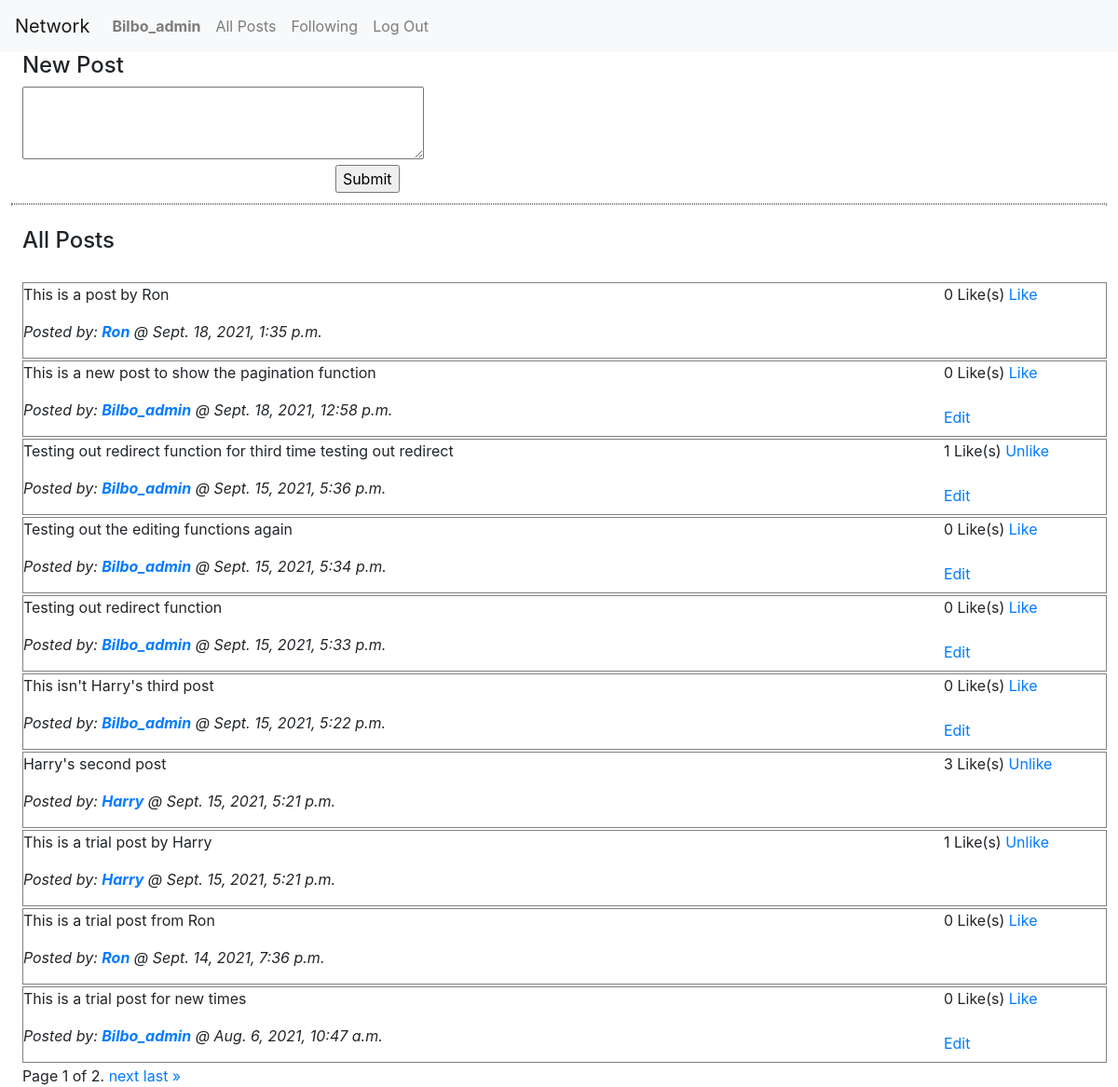
Screenshot of / (signed in) with the database file from the repository.
### network/models.py (models this page shows, shortened)
class User(AbstractUser):
    following = models.ManyToManyField("User", related_name="users_followed", blank = True)
    followers = models.ManyToManyField("User", related_name="users_follow", blank = True)

class Post(models.Model):
    post_creator = models.ForeignKey(User, on_delete = models.CASCADE)
    time_created = models.DateTimeField(auto_now_add=True)
    content = models.TextField(blank=True, null=True)
    likes = models.ManyToManyField(User, related_name = 'liked', blank = True)

### network/views.py (the view)
# urls.py: path("", views.index, name="index"),
def index(request):
    form = NewPostForm(request.POST)
    Posts = Post.objects.all()
    Posts = Posts.order_by("-time_created").all()
    paginator = Paginator(Posts, 10)
    page_number = request.GET.get('page')
    Posts = paginator.get_page(page_number)
    return render(request, "network/index.html", {
        "form": form,
        "Posts": Posts
    })

### network/forms.py
class NewPostForm(forms.Form):
    Post_content = forms.CharField(widget= forms.Textarea(attrs={'rows':3,'cols': 40}), max_length= 200,label="Post Content")

### network/templates/network/index.html (shortened to what this page needs)
{% extends "network/layout.html" %}
{% load static %}
{% block body %}
    <div class="body">
        <div class="create_post">
            <h4>New Post</h4>
            <form action="{% url 'create_post'%}" method="post">
                {{ form.Post_content }}
                <input class="submit-btn" id = "new_post_btn" type="submit" value="Submit" />
            </form>
        </div>
    </div>
    <div class="striped-border"></div>
    <h4 class="body">All Posts</h4>
    <div class="all_posts_block">
        {% for Post in Posts %}
            <div class="post_block">
                <div class = "posts" id="post_{{Post.id}}" >
                    <p>{{Post.content}}</p>
                    <p><i>Posted by: <a href="{% url 'profile' Post.post_creator %}"><strong>{{ Post.post_creator }}</strong></a> @ {{Post.time_created}}</i></p>
                </div>
                <div class="add_ons">
                    <div class = "likes">
                        <span id = "likes_{{Post.id}}">{{Post.likes.all.count}}</span> Like(s)
                        {% if user.is_authenticated %}
                            {% if request.user in Post.likes.all %}
                                <a class="like_btn" data-id = "{{Post.id}}" href="#">Unlike</a>
                            {% else %}
                                <a class="like_btn" data-id = "{{Post.id}}" href="#">Like</a>
                            {% endif %}
                        {% endif %}
                    </div>
                    <div class="edit" id="edit_{{Post.id}}">
                        {% if request.user == Post.post_creator %}
                            <br>
                            <a class="edit_btn" data-id = "{{Post.id}}" href="#">Edit</a>
                        {% endif %}
                    </div>
                </div>
            </div>
        {% endfor %}
    </div>
    <div class="pagination">
        <span class="step-links">
            <span class="current">
                Page {{ Posts.number }} of {{ Posts.paginator.num_pages }}.
            </span>
            {% if Posts.has_next %}
                <a href="?page={{ Posts.next_page_number }}">next</a>
                <a href="?page={{ Posts.paginator.num_pages }}">last &raquo;</a>
            {% endif %}
        </span>
    </div>
{% endblock %}

### network/templates/network/layout.html (shortened to what this page needs)
{% load static %}
<!DOCTYPE html>
<html lang="en">
    <head>
        <link rel="stylesheet" href="https://stackpath.bootstrapcdn.com/bootstrap/4.4.1/css/bootstrap.min.css">
        <link href="{% static 'network/styles.css' %}" rel="stylesheet">
    </head>
    <body>
        <nav class="navbar navbar-expand-lg navbar-light bg-light">
            <a class="navbar-brand" href="#">Network</a>
            <div>
              <ul class="navbar-nav mr-auto">
                {% if user.is_authenticated %}
                    <li class="nav-item">
                        <a class="nav-link" href="{% url 'profile' user.username %}"><strong>{{ user.username }}</strong></a>
                    </li>
                {% endif %}
                <li class="nav-item">
                  <a class="nav-link" href="{% url 'index' %}">All Posts</a>
                </li>
                {% if user.is_authenticated %}
                    <li class="nav-item">
                        <a class="nav-link" href="{% url 'following_posts' %}" >Following</a>
                    </li>
                    <li class="nav-item">
                        <a class="nav-link" href="{% url 'logout' %}">Log Out</a>
                    </li>
                {% endif %}
              </ul>
            </div>
        </nav>
        <div class="body">
            {% block body %}
            {% endblock %}
        </div>
    </body>
</html>

### network/static/network/styles.css (style rules this page uses)
.post_block { border-style: solid; border-color: rgb(129, 129, 129); border-width: 1px; display: flex; margin-right: 1%; margin-bottom: 2px; }
.body { margin-left: 1%; }
.create_post { inline-size: 10%; }
.striped-border { border: 1px dotted rgb(129, 129, 129); width: 99%; margin-top: 3.5%; margin-bottom: 2%; }
.all_posts_block { margin-top: 30px; margin-left: 1%; }
.posts { width: 85%; }
.pagination { margin-left: 1%; }
#new_post_btn { position: absolute; margin-left: 336px; }

### rows the page displays
User: username "Bilbo_admin"
Post: content "This is a post by Ron", post_creator "Ron", time_created "Sept. 18, 2021, 1:35 p.m.", likes.all.count "0"
Post: content "This is a new post to show the pagination function", post_creator "Bilbo_admin", time_created "Sept. 18, 2021, 12:58 p.m.", likes.all.count "0"
Post: content "Testing out redirect function for third time testing out redirect", post_creator "Bilbo_admin", time_created "Sept. 15, 2021, 5:36 p.m.", likes.all.count "1"
Post: content "Testing out the editing functions again", post_creator "Bilbo_admin", time_created "Sept. 15, 2021, 5:34 p.m.", likes.all.count "0"
Post: content "Testing out redirect function", post_creator "Bilbo_admin", time_created "Sept. 15, 2021, 5:33 p.m.", likes.all.count "0"
Post: content "This isn't Harry's third post", post_creator "Bilbo_admin", time_created "Sept. 15, 2021, 5:22 p.m.", likes.all.count "0"
Post: content "Harry's second post", post_creator "Harry", time_created "Sept. 15, 2021, 5:21 p.m.", likes.all.count "3"
Post: content "This is a trial post by Harry", post_creator "Harry", time_created "Sept. 15, 2021, 5:21 p.m.", likes.all.count "1"
Post: content "This is a trial post from Ron", post_creator "Ron", time_created "Sept. 14, 2021, 7:36 p.m.", likes.all.count "0"
Post: content "This is a trial post for new times", post_creator "Bilbo_admin", time_created "Aug. 6, 2021, 10:47 a.m.", likes.all.count "0"

### other values shown
{{ Posts.number }} "1"
{{ Posts.paginator.num_pages }} "2"
